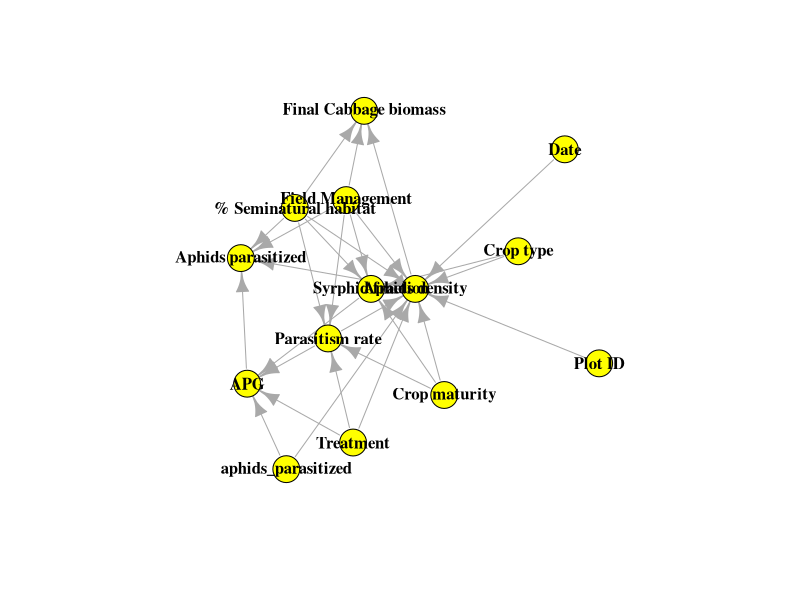
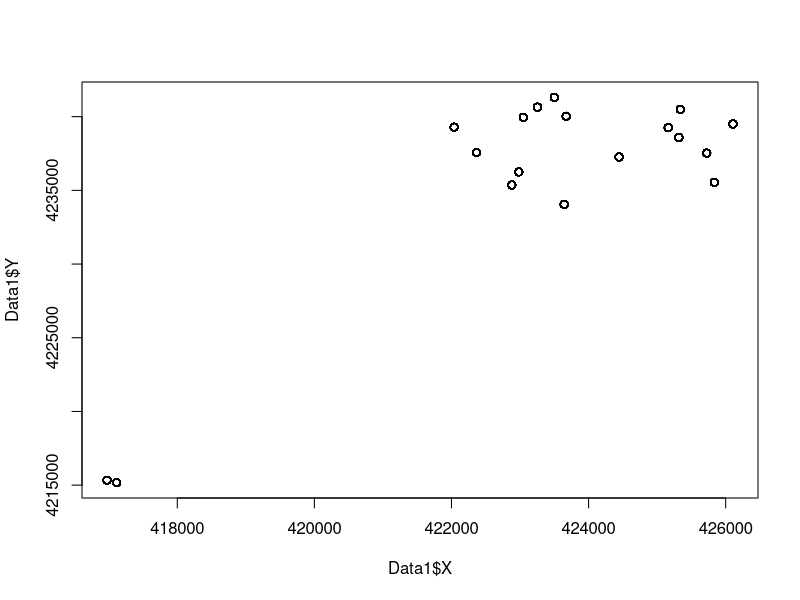
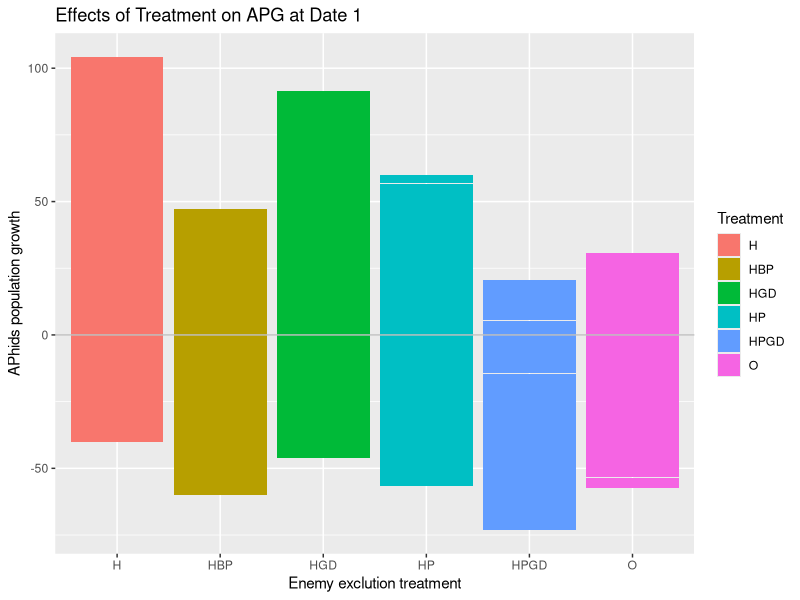
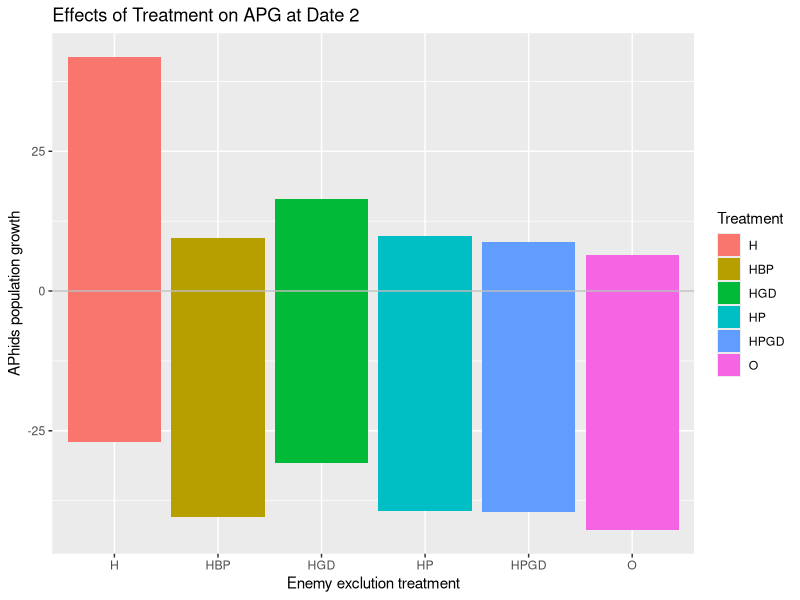
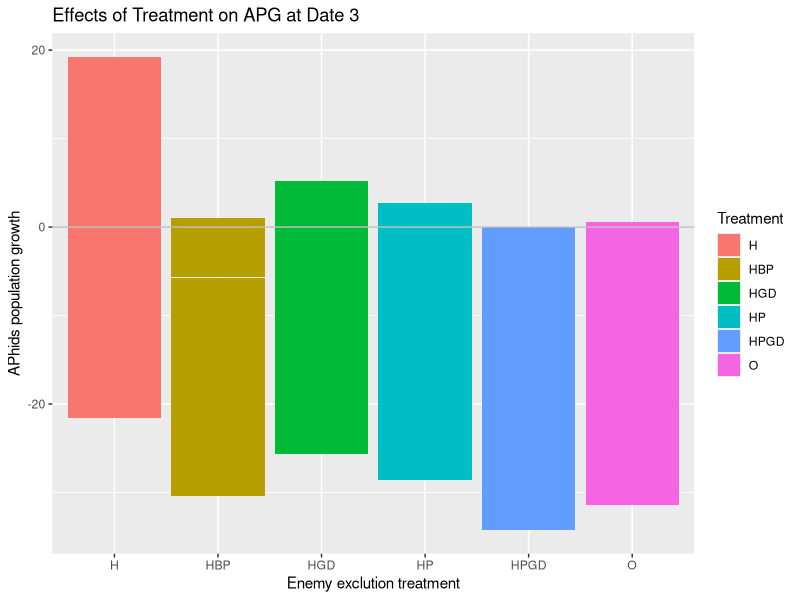
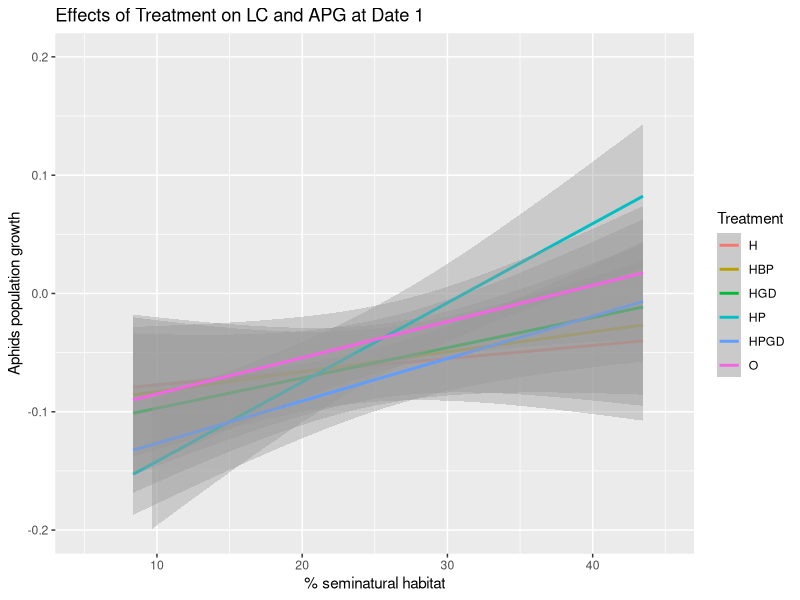
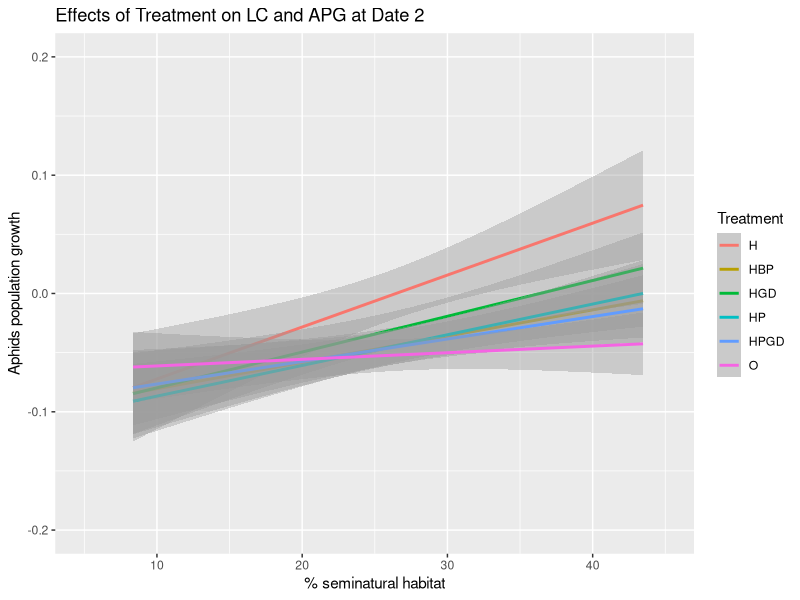
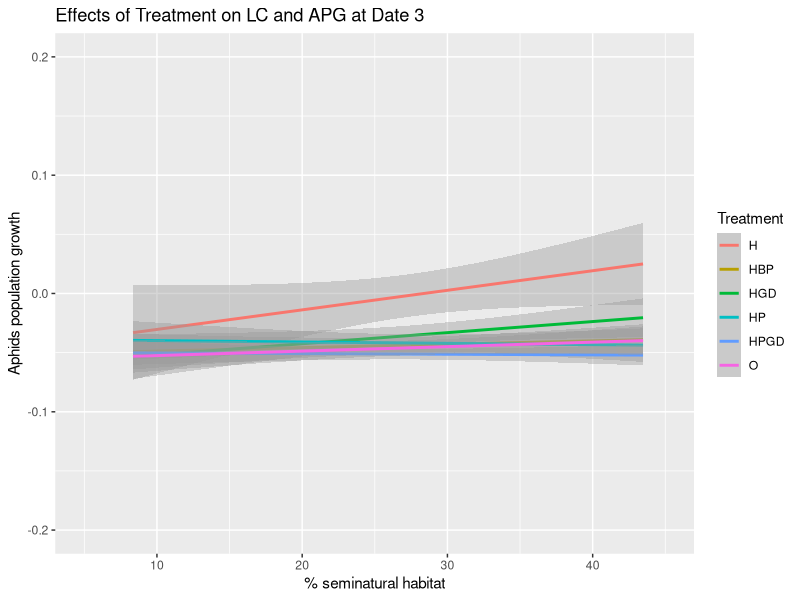

Reproduce these figures in R, in order.
## ---- chunk 1
knitr::opts_chunk$set(echo = TRUE)
install.packages("readxl")
install.packages("igraph")
## ---- chunk 2
library(readxl)
library(igraph)
links <- read_excel("Relationships between variables.xlsx")
network <- graph_from_data_frame(d = links, directed = T) 
plot(network, vertex.color = "yellow", edge.arrow.size = 1, vertex.label.font = 2, vertex.label.color = "black")
## ---- chunk 3
Data1 <- read.table("Project data.csv", header = TRUE, dec = ",", sep = ";")
plot(Data1$X, Data1$Y)
## ---- chunk 4
#import data file
library(readr)
Data1 <- read.table("Project data.csv", header = TRUE, dec = ",", sep =";")

###dataframe for sampling date1 
DATE1 <- Data1[Data1$Date == "1", ]
DATE1_700 <- subset(DATE1, DATE1$BUFF_DIST == "700")

## ---- chunk 5
#calculate the aphids population growth at date1
logNaphids_D1_bar <- log(DATE1$aphid_live+1) - log(DATE1$aphidsinoculated_init+1) 
APG_D1_bar <- logNaphids_D1_bar/10
#dataframe for seminatural habitat and aphids population growth at date1 
DATE1APG_bar <- data.frame(DATE1,APG_D1_bar)
## ---- chunk 6
#plot
library(ggplot2)
Bar_APGD1 <- ggplot(DATE1APG_bar, aes(x = Treatment, y = APG_D1_bar, fill = Treatment))
Bar_APGD1 <- Bar_APGD1 + geom_bar(stat = "identity")
Bar_APGD1 <- Bar_APGD1 + labs(x= "Enemy exclution treatment", y="APhids population growth", title = "Effects of Treatment on APG at Date 1")
Bar_APGD1 <- Bar_APGD1 + geom_hline(yintercept=0, colour="grey") 
#Bar_APGD1 <- Bar_APGD1 + ylim(-0.1 , 0.15)
plot(Bar_APGD1)
## ---- chunk 7
####dataframe for sampling date2
DATE2 <- Data1[Data1$Date == "2", ]
DATE2_700 <- subset(DATE2, DATE2$BUFF_DIST == "700")

#Bar graph
#calculate the aphids population growth at date1
logNaphids_D2_bar <- log(DATE2$aphid_live+1) - log(DATE2$aphidsinoculated_init+1) 
APG_D2_bar <- logNaphids_D2_bar/20

#dataframe for seminatural habitat and aphids population growth at date1 
DATE2APG_bar <- data.frame(DATE2,APG_D2_bar)

#plot
Bar_APGD2 <- ggplot(DATE2APG_bar, aes(x = Treatment, y = APG_D2_bar, fill = Treatment))
Bar_APGD2 <- Bar_APGD2 + geom_bar(stat = "identity")
Bar_APGD2 <- Bar_APGD2 + labs(x= "Enemy exclution treatment", y="APhids population growth", title = "Effects of Treatment on APG at Date 2")
Bar_APGD2 <- Bar_APGD2 + geom_hline(yintercept=0, colour="grey") 
plot(Bar_APGD2)

## ---- chunk 8
####dataframe for sampling date3
DATE3 <- Data1[Data1$Date == "3", ]
DATE3_700 <- subset(DATE3, DATE3$BUFF_DIST == "700")

#calculate the aphids population growth at date1
logNaphids_D3_bar <- log(DATE3$aphid_live+1) - log(DATE3$aphidsinoculated_init+1) 
APG_D3_bar <- logNaphids_D3_bar/30

#dataframe for seminatural habitat and aphids population growth at date1 
DATE3APG_bar <- data.frame(DATE3,APG_D3_bar)

#plot
Bar_APGD3 <- ggplot(DATE3APG_bar, aes(x = Treatment, y = APG_D3_bar, fill = Treatment))
Bar_APGD3 <- Bar_APGD3 + geom_bar(stat = "identity")
Bar_APGD3 <- Bar_APGD3 + labs(x= "Enemy exclution treatment", y="APhids population growth", title = "Effects of Treatment on APG at Date 3")
Bar_APGD3 <- Bar_APGD3 + geom_hline(yintercept=0, colour="grey") 
plot(Bar_APGD3)


## ---- chunk 9
#calculate the aphids population growth at date1  
logNaphids_D1_line <- log(DATE1_700$aphid_live+1) - log(DATE1_700$aphidsinoculated_init+1) 
APG_D1_line <- logNaphids_D1_line/10 
## ---- chunk 10
#dataframe for seminatural habitat and aphids population growth at date1   
DATE1APG_line <- data.frame(DATE1_700,APG_D1_line)  
## ---- chunk 11
#barplot for % Seminatural habitat and APhid population growth
Line_APGD1 <- ggplot(DATE1APG_line, aes(x = Pt.seminatural, y = APG_D1_line, color = Treatment))
Line_APGD1 <- Line_APGD1 + labs(x= "% seminatural habitat", y="Aphids population growth", title = "Effects of Treatment on LC and APG at Date 1")
Line_APGD1 <- Line_APGD1 + geom_smooth(method = "lm")
Line_APGD1 <- Line_APGD1 +xlim(5,45) +ylim(-0.2 , 0.2)
print(Line_APGD1)
## ---- chunk 12
#calculate the aphids population growth at date1
logNaphids_D2_line <- log(DATE2_700$aphid_live+1) - log(DATE2_700$aphidsinoculated_init+1) 
APG_D2_line <- logNaphids_D2_line/20

#dataframe for seminatural habitat and aphids population growth at date1 
DATE2APG_line <- data.frame(DATE2_700,APG_D2_line)

#barplot for % Seminatural habitat and APhid population growth
Line_APGD2 <- ggplot(DATE2APG_line, aes(x = Pt.seminatural, y = APG_D2_line, color = Treatment))
Line_APGD2 <- Line_APGD2 + labs(x= "% seminatural habitat", y="Aphids population growth", title = "Effects of Treatment on LC and APG at Date 2")
# for scatter plot: use geom_point()
Line_APGD2 <- Line_APGD2 + geom_smooth(method = "lm")
Line_APGD2 <- Line_APGD2 +xlim(5,45) +ylim(-0.2 , 0.2)
print(Line_APGD2)
## ---- chunk 13
#calculate the aphids population growth at date1
logNaphids_D3_line <- log(DATE3_700$aphid_live+1) - log(DATE3_700$aphidsinoculated_init+1) 
APG_D3_line <- logNaphids_D3_line/30

#dataframe for seminatural habitat and aphids population growth at date1 
DATE3APG_line <- data.frame(DATE3_700,APG_D3_line)

#barplot for % Seminatural habitat and APhid population growth
Line_APGD3 <- ggplot(DATE3APG_line, aes(x = Pt.seminatural, y = APG_D3_line, color = Treatment))
Line_APGD3 <- Line_APGD3 + labs(x= "% seminatural habitat", y="Aphids population growth", title = "Effects of Treatment on LC and APG at Date 3")
# for scatter plot: use geom_point()
Line_APGD3 <- Line_APGD3 + geom_smooth(method = "lm")
Line_APGD3 <- Line_APGD3 +xlim(5,45) +ylim(-0.2 , 0.2)
print(Line_APGD3)

## ---- chunk 14
#dataframe for sampling date1 
DATE1 <- Data1[Data1$Date == "1", ]
DATE1_200 <-  subset(DATE1, DATE1$BUFF_DIST == "200")

# parasitism rate 
PR_D1_bar　<- DATE1$aphid_parasitized/(DATE1$aphid_live + DATE1$aphid_parasitized)

#add parasitism rate to the dataframe 
DATE1PR_bar <- data.frame(DATE1,PR_D1_bar)

#plot
Bar_PRD1 <- ggplot(DATE1PR_bar, aes(x = Treatment, y = PR_D1_bar, fill = Treatment))
Bar_PRD1 <- Bar_PRD1 + geom_bar(stat = "identity")
Bar_PRD1 <- Bar_PRD1 + labs(x= "Enemy exclution treatment", y="Parasitism rate", title = "Effects of Treatment on PR at Date 1")
plot(Bar_PRD1)

## ---- chunk 15
# parasitism rate 
PR_D2_bar　<- DATE2$aphid_parasitized/(DATE2$aphid_live + DATE2$aphid_parasitized)

#dataframe including PR
DATE2PR_bar <- data.frame(DATE2,PR_D2_bar)

#plot
Bar_PRD2 <- ggplot(DATE2PR_bar, aes(x = Treatment, y = PR_D2_bar, fill = Treatment))
Bar_PRD2 <- Bar_PRD2 + geom_bar(stat = "identity")
Bar_PRD2 <- Bar_PRD2 + labs(x= "Enemy exclution treatment", y="Parasitism rate", title = "Effects of Treatment on PR at Date 2")
plot(Bar_PRD2)

## ---- chunk 16
# parasitism rate - Treatment
PR_D3_bar　<- DATE3$aphid_parasitized/(DATE3$aphid_live + DATE3$aphid_parasitized)

#dataframe including parasitism rate at date3 
DATE3PR_bar <- data.frame(DATE3,PR_D3_bar)

#plot 
Bar_PRD3 <- ggplot(DATE3PR_bar, aes(x = Treatment, y = PR_D3_bar, fill = Treatment))
Bar_PRD3 <- Bar_PRD3 + geom_bar(stat = "identity")
Bar_PRD3 <- Bar_PRD3 + labs(x= "Enemy exclution treatment", y="Parasitism rate", title = "Effects of Treatment on PR at Date 3")
plot(Bar_PRD3)

## ---- chunk 17
Data1 <- read.table("Project data.csv", header = TRUE, dec = ",", sep =";")
Date_1 <- Data1[Data1$Date == "1", ]
syrphid_fraction <- (Date_1$syrphidl_p /((Date_1$aphid_live)+(Date_1$syrphidl_p)))
Date_1$syrphid_fraction <- syrphid_fraction

Date1buff <- subset(Date_1, BUFF_DIST ==900)

# lm using Date_1
lm1 <- lm(Date1buff$syrphid_fraction ~ Date1buff$Pt.seminatural)

# ggplot using Date1buff
ggplot(Date1buff, aes(x= Pt.seminatural, y= syrphid_fraction, 
                   color = Treatment)) +
  geom_jitter()+
  geom_smooth(method="exp")
## ---- chunk 18
#barplot using Date_1
G1 <- ggplot(Date_1, aes(x= Treatment, y= syrphid_fraction, fill = Treatment))+
  geom_bar(stat="identity")+
  labs(x="Treatment", y="Syrphid fraction", title="Effect of NE treatment on syrphid fraction at Date 1")
print(G1)
## ---- chunk 19
# lm using Date_2
Date_2 <- Data1[Data1$Date == "2", ]
syrphid_fraction <- (Date_2$syrphidl_p /((Date_2$aphid_live)+(Date_2$syrphidl_p)))
Date_2$syrphid_fraction <- syrphid_fraction

Date2buff <- subset(Date_2, BUFF_DIST ==900)

lm1 <- lm(Date_2$syrphid_fraction ~ Date_2$Pt.seminatural)

# ggplot using Date2buff
ggplot(Date2buff, aes(x= Pt.seminatural, y= syrphid_fraction, 
                      color = Treatment)) +
  geom_jitter()+
  geom_smooth(method="exp")
## ---- chunk 20
#barplot using Date_2
G1 <- ggplot(Date_2, aes(x= Treatment, y= syrphid_fraction, fill = Treatment))+
  geom_bar(stat="identity")+
  labs(x="Treatment", y="Syrphid fraction", title="Effect of NE treatment on syrphid fraction at Date 2")
print(G1)

## ---- chunk 21
Date_3 <- Data1[Data1$Date == "3", ]
syrphid_fraction <- (Date_3$syrphidl_p /((Date_3$aphid_live)+(Date_3$syrphidl_p)))
Date_3$syrphid_fraction <- syrphid_fraction

Date3buff <- subset(Date_3, BUFF_DIST ==900)


# lm using Date_3
lm1 <- lm(Date_3$syrphid_fraction ~ Date_3$Pt.seminatural)

# ggplot using Date3buff
ggplot(Date3buff, aes(x= Pt.seminatural, y= syrphid_fraction, 
                      color = Treatment)) +
  geom_jitter()+
  geom_smooth(method="exp")
## ---- chunk 22
#barplot using Date_3
G1 <- ggplot(Date_3, aes(x= Treatment, y= syrphid_fraction, fill = Treatment))+
  geom_bar(stat="identity")+
  labs(x="Treatment", y="Syrphid fraction", title="Effect of NE treatment on syrphid fraction at Date 3")
print(G1)

# one inconsistency: second highest number should not be HPGD, but HGD according to the article. 
